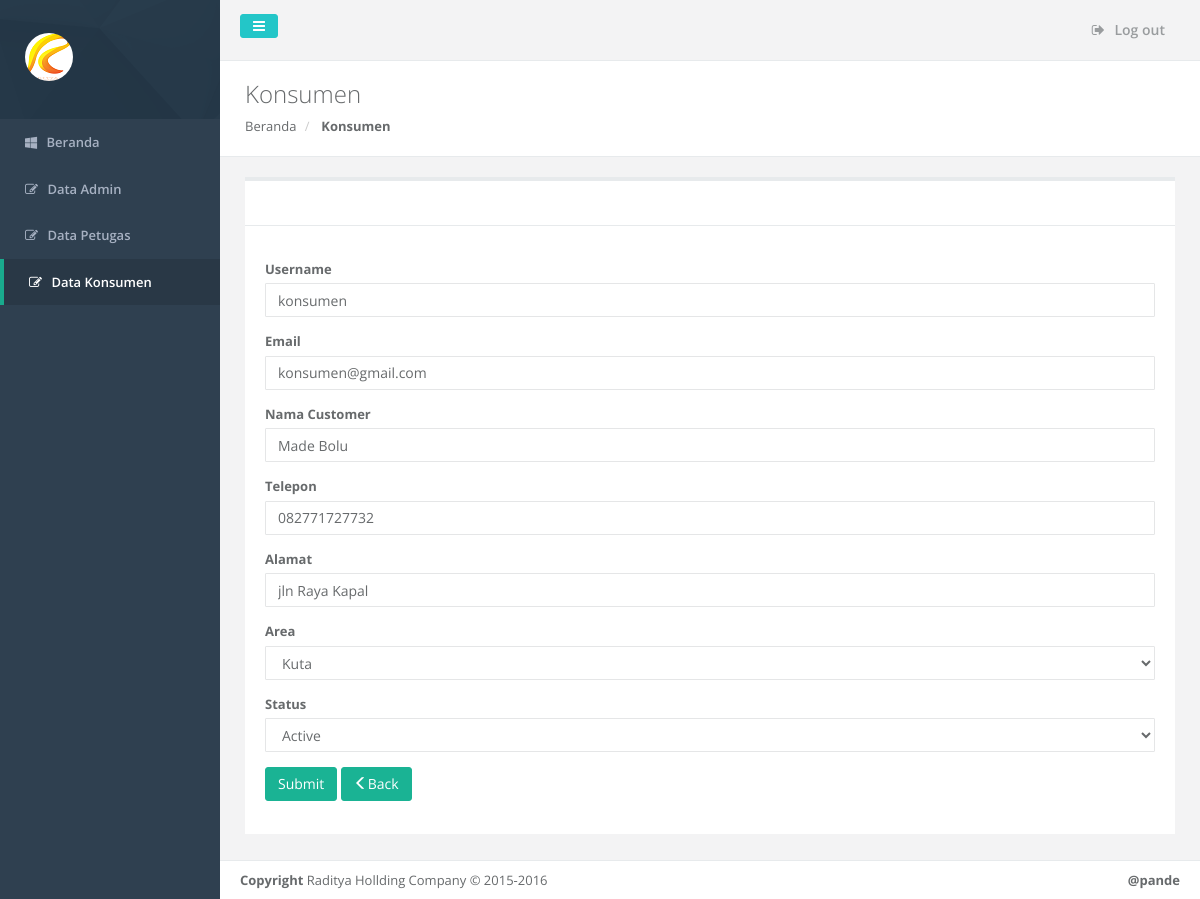
The page /admin/editdt_customer.php?id=4 on the database its author committed.
### tables this page shows
CREATE TABLE IF NOT EXISTS `users` (
  `id` int(11) NOT NULL AUTO_INCREMENT,
  `username` varchar(30) NOT NULL,
  `password` varchar(225) NOT NULL,
  `email` varchar(50) NOT NULL,
  `token` varchar(225) DEFAULT NULL,
  `type` smallint(6) NOT NULL,
  `status` smallint(6) NOT NULL,
  `create_at` timestamp NOT NULL DEFAULT CURRENT_TIMESTAMP,
  `last_visit` timestamp NOT NULL DEFAULT '0000-00-00 00:00:00',
  PRIMARY KEY (`id`)
);

CREATE TABLE IF NOT EXISTS `anggota` (
  `id_anggota` int(11) NOT NULL AUTO_INCREMENT,
  `id_user` int(11) NOT NULL,
  `nama` varchar(100) NOT NULL,
  `alamat` text NOT NULL,
  `telepon` varchar(12) NOT NULL,
  `area` varchar(50) DEFAULT NULL,
  PRIMARY KEY (`id_anggota`)
);

### admin/editdt_customer.php (the view, shortened to what this page needs)
<?php include_once('layouts/header.php') ?>
        <div class="row wrapper border-bottom white-bg page-heading">
			<div class="col-lg-10">
				<h2>Konsumen</h2>
				<ol class="breadcrumb">
					<li>
						<a href="index.php">Beranda</a>
					</li>
					<li class="active">
						<strong>Konsumen</strong>
					</li>
				</ol>
			</div>
				<div class="col-lg-2">
				</div>
		</div>
		<div class="row">
            <div class="col-lg-12">
                <div class="wrapper wrapper-content animated fadeInUp">
                    <div class="ibox">
                        <div class="ibox-title">
                        </div>
                            <div class="ibox-content">
								 <div class="project-list">
								 <?php
                                 $id = $_GET['id'];
										?>
										<?php
                                 if(isset($id)){
                                     $result = $mysqli->query("select * from users where id='$id' ");
                                     $row = $result->fetch_assoc();
                                     $result = $mysqli->query("select * from anggota where id_user='$id'");
                                     $anggota = $result->fetch_assoc();
                                 }
								?>
								<br/>
								 <form method="post">
								  <div class="form-group">
									<label for="user">Username</label>
									<input type="text" class="form-control" id="user"  name="user" value="<?php echo $row['username']?>" required>
								  </div>
								  <div class="form-group">
									<label for="em">Email</label>
									<input type="text" class="form-control" id="em"  name="em" value="<?php echo $row['email']?>" required>
								  </div>
                                     <div class="form-group">
                                         <label for="nama">Nama Customer</label>
                                         <input type="text" class="form-control" id="nama"  name="nama" placeholder="Nama Customer" value="<?php echo $anggota['nama']?>" required>
                                     </div>
                                     <div class="form-group">
                                         <label for="telepon">Telepon</label>
                                         <input type="text" class="form-control" id="telepon"  name="telepon" placeholder="Telepon" value="<?php echo $anggota['telepon']?>" required>
                                     </div>
                                     <div class="form-group">
                                         <label for="alamat">Alamat</label>
                                         <input type="text" class="form-control" id="alamat"  name="alamat" placeholder="Alamat" value="<?php echo $anggota['alamat']?>" required>
                                     </div>
                                     <div class="form-group">
                                         <label for="area">Area</label>
                                         <select name="area" id="area" class="form-control" required>
                                             <option value="Kuta" <?= $anggota['area']=='Kuta' ? 'selected' : '' ?>>Kuta</option>
                                         </select>
                                     </div>
								  <div class="form-group">
									<label for="sts">Status</label>
                                      <select name="sts" id="sts" class="form-control" required>
                                          <option value="10" <?= $row['status']=='10' ? 'selected' : '' ?> >Active</option>
                                      </select>
                                  </div>
								  <button type="submit" class="btn btn-primary"  name="submit">Submit</button>
								  <a href="customer.php" class="btn btn-primary"><span class="glyphicon glyphicon-menu-left" aria-hidden="true"></span>Back</a>
								</form>
                                </div>
                            </div>
                    </div>
                </div>
            </div>
		</div>
<?php include_once('layouts/footer.php'); ?>

### rows shown on the page
users: user "konsumen", em "konsumen@gmail.com", sts "Active"
anggota: nama "Made Bolu", telepon "082771727732", alamat "jln Raya Kapal", area "Kuta"
